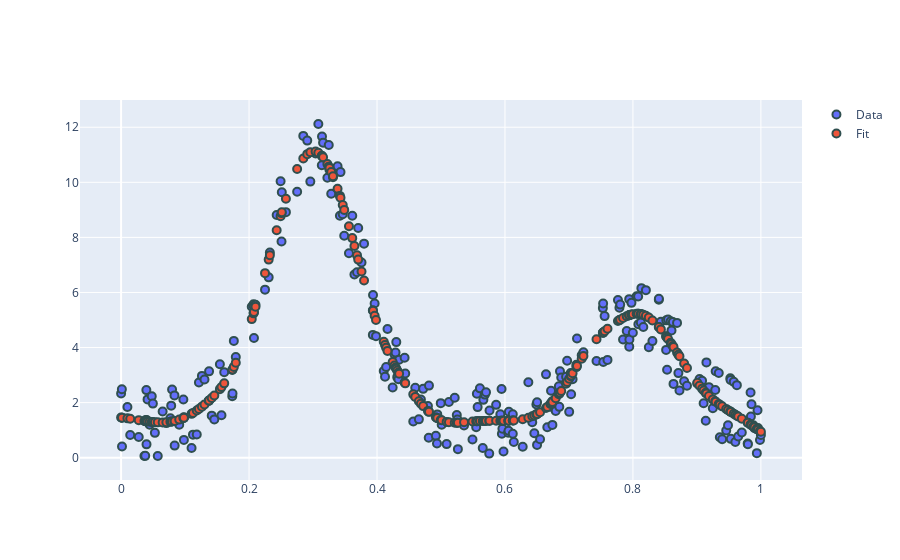

Notebook code cell kept with this figure:
### Markdown cell above
**Test for  Multi Peak Data**

### Code cell
import numpy as np
import plotly.graph_objects as go
from stareg.star_model import StarModel
x = np.random.random(250)
x.sort()
x = (x - x.min()) / (x.max() - x.min())
noise = np.random.random(250)*1.25
y_true = 10*np.exp(-(x-0.3)**2 / 0.01 ) + 4*np.exp(-(x-0.8)**2/0.01)
y = y_true + noise*2
n_param = 25
descr = ( ("s(1)", "multi-peak", n_param, (0.1, 1000), "equidistant"), )
M = StarModel(description=descr)
M.fit(X=x.reshape(-1,1), y=y, plot_=True)

### Figure 1 — Plotly figure (JSON) as saved in the notebook; plotly's stock layout.template omitted (floating-point values rounded to 4 significant figures; data arrays with more than 128 entries replaced by an {"elided": "..."} marker saying what was removed)
{"data": [{"marker": {"line": {"color": "DarkSlateGrey", "width": 2}, "size": 8}, "mode": "markers", "name": "Data", "type": "scatter", "x": {"elided": "250 float values"}, "y": {"elided": "250 float values"}}, {"marker": {"line": {"color": "DarkSlateGrey", "width": 2}, "size": 8}, "mode": "markers", "name": "Fit", "type": "scatter", "x": {"elided": "250 float values"}, "y": {"elided": "250 float values"}}], "layout": {"autosize": true, "xaxis": {"autorange": true, "range": [-0.06007, 1.06], "type": "linear"}, "yaxis": {"autorange": true, "range": [-0.8962, 13.07], "type": "linear"}}}
